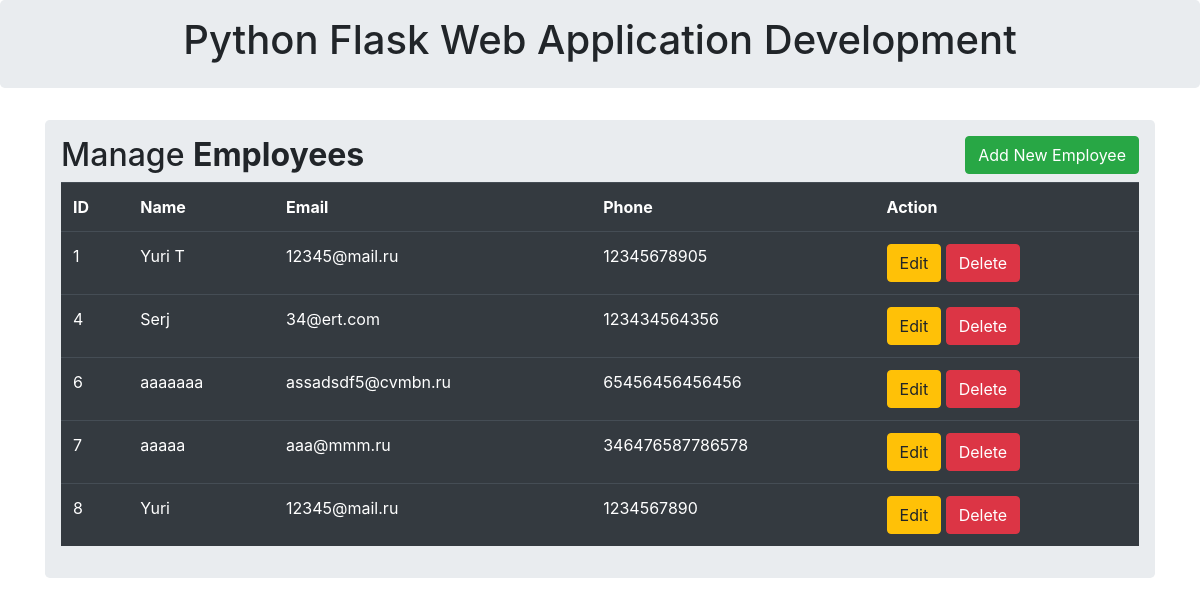
The page / on the database its author committed.
### models.py (models this page shows)
class Employees(db.Model):
    id = db.Column(db.Integer, primary_key=True)
    name = db.Column(db.String(100))
    email = db.Column(db.String(100))
    phone = db.Column(db.String(15))

### view.py (the view)
@app.route('/')
def index():
    employees = db.session.query(Employees).all()
    return render_template('index.html', employees=employees)

### templates/index.html (shortened to what this page needs)
{% extends 'base.html' %}
{% block body %}
<div class="jumbotron p-3">
    <div class="well text-center">
        <h1>Python Flask Web Application Development</h1>
    </div>
</div>
<div class="container">
    <div class="row">
        <div class="col md-12">
            <div class="jumbotron p-3">
                <h2>Manage <b>Employees</b> <button type="button" class="btn btn-success float-right"
                data-toggle="modal" data-target="#mymodal">Add New Employee</button></h2>
                <table class="table table-hover table-dark">
                    <tr>
                        <th>ID</th>
                        <th>Name</th>
                        <th>Email</th>
                        <th>Phone</th>
                        <th>Action</th>
                    </tr>
                    {% for row in employees %}
                    <tr>
                        <td>{{row.id}}</td>
                        <td>{{row.name}}</td>
                        <td>{{row.email}}</td>
                        <td>{{row.phone}}</td>
                        <td>
                            <a href="/update/{{row.id}}" class="btn btn-warning btn-xs" data-toggle="modal" data-target="#modaledit{{row.id}}">Edit</a>
                            <a href="/delete/{{row.id}}" class="btn btn-danger btn-xs" onclick="return confirm('Are you sure you want to delete?')">Delete</a>
                        </td>
                    </tr>
                    {% endfor %}
                </table>
            </div>
        </div>
    </div>
</div>
{% endblock %}

### templates/base.html (shortened to what this page needs)
<!DOCTYPE html>
<html lang="en">
<head>
    <link href="{{url_for('static', filename='css/bootstrap.min.css')}}" rel="stylesheet"/>
</head>
<body>
{% block body %} {% endblock %}
</body>
</html>

### rows shown on the page
Employees: id "1", name "Yuri T", email "12345@mail.ru", phone "12345678905"
Employees: id "4", name "Serj", email "34@ert.com", phone "123434564356"
Employees: id "6", name "aaaaaaa", email "assadsdf5@cvmbn.ru", phone "65456456456456"
Employees: id "7", name "aaaaa", email "aaa@mmm.ru", phone "346476587786578"
Employees: id "8", name "Yuri", email "12345@mail.ru", phone "1234567890"
